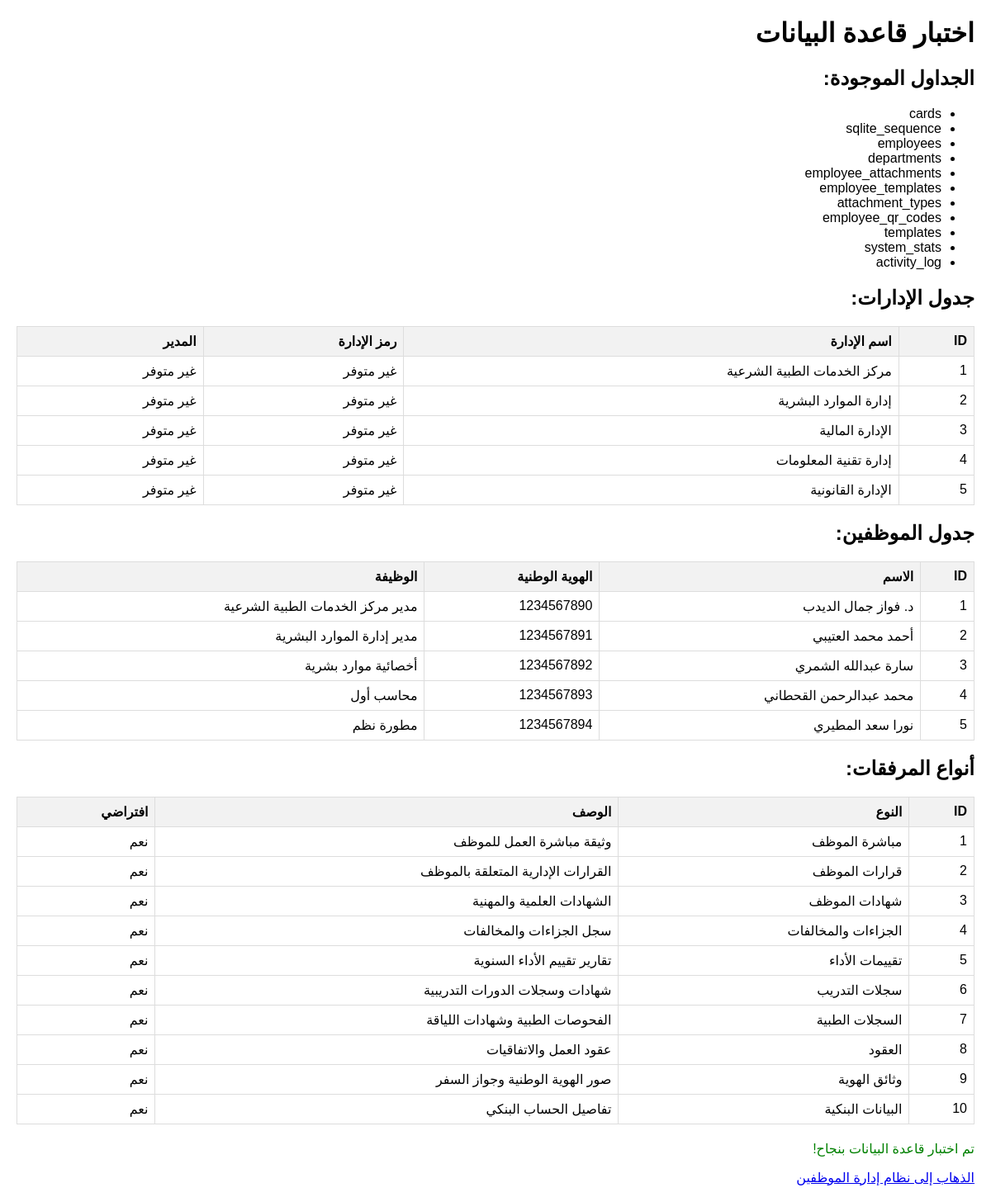
Screenshot of /test_database.php with the database file from the repository.
### tables this page shows
CREATE TABLE departments (
            id INTEGER PRIMARY KEY AUTOINCREMENT,
            department_name TEXT UNIQUE NOT NULL,
            created_at DATETIME DEFAULT CURRENT_TIMESTAMP
        , department_code TEXT, manager_name TEXT, manager_position TEXT, description TEXT, updated_at TEXT);

CREATE TABLE employees (
            id INTEGER PRIMARY KEY AUTOINCREMENT,
            employee_name TEXT NOT NULL,
            national_id TEXT UNIQUE NOT NULL,
            employee_number TEXT,
            position TEXT NOT NULL,
            nationality TEXT NOT NULL DEFAULT 'سعودي',
            department TEXT NOT NULL,
            qr_code_data TEXT,
            created_at DATETIME DEFAULT CURRENT_TIMESTAMP,
            updated_at DATETIME DEFAULT CURRENT_TIMESTAMP
        , hire_date DATE, phone TEXT, email TEXT, address TEXT, emergency_contact TEXT, emergency_phone TEXT, salary DECIMAL(10,2), status TEXT DEFAULT "نشط", photo_path TEXT, notes TEXT);

CREATE TABLE attachment_types (
            id INTEGER PRIMARY KEY AUTOINCREMENT,
            type_name TEXT UNIQUE NOT NULL,
            type_name_ar TEXT UNIQUE NOT NULL,
            description TEXT,
            is_default INTEGER DEFAULT 1,
            is_required INTEGER DEFAULT 0,
            file_extensions TEXT DEFAULT 'pdf,doc,docx,jpg,png',
            max_file_size INTEGER DEFAULT 5242880,
            icon_class TEXT DEFAULT 'fas fa-file',
            created_at DATETIME DEFAULT CURRENT_TIMESTAMP
        );

### test_database.php (the view, shortened to what this page needs)
<?php
try {
    $db = new SQLite3('db/cards.db');
    echo "<!DOCTYPE html>
    <html lang='ar' dir='rtl'>
    <head>
        <meta charset='UTF-8'>
        <title>اختبار قاعدة البيانات</title>
        <style>
            body { font-family: Arial, sans-serif; margin: 20px; }
            .success { color: green; }
            .error { color: red; }
            table { border-collapse: collapse; width: 100%; margin: 20px 0; }
            th, td { border: 1px solid #ddd; padding: 8px; text-align: right; }
            th { background-color: #f2f2f2; }
        </style>
    </head>
    <body>
        <h1>اختبار قاعدة البيانات</h1>";
    echo "<h2>الجداول الموجودة:</h2>";
    $result = $db->query("SELECT name FROM sqlite_master WHERE type='table'");
    echo "<ul>";
    while ($row = $result->fetchArray(SQLITE3_ASSOC)) {
        echo "<li>" . $row['name'] . "</li>";
    }
    echo "</ul>";
    echo "<h2>جدول الإدارات:</h2>";
    try {
        $result = $db->query("SELECT * FROM departments LIMIT 5");
        echo "<table>";
        echo "<tr><th>ID</th><th>اسم الإدارة</th><th>رمز الإدارة</th><th>المدير</th></tr>";
        while ($row = $result->fetchArray(SQLITE3_ASSOC)) {
            echo "<tr>";
            echo "<td>" . ($row['id'] ?? '') . "</td>";
            echo "<td>" . ($row['department_name'] ?? '') . "</td>";
            echo "<td>" . ($row['department_code'] ?? 'غير متوفر') . "</td>";
            echo "<td>" . ($row['manager_name'] ?? 'غير متوفر') . "</td>";
            echo "</tr>";
        }
        echo "</table>";
    } catch (Exception $e) {
        echo "<p class='error'>خطأ في جدول الإدارات: " . $e->getMessage() . "</p>";
    }
    echo "<h2>جدول الموظفين:</h2>";
    try {
        $result = $db->query("SELECT * FROM employees LIMIT 5");
        echo "<table>";
        echo "<tr><th>ID</th><th>الاسم</th><th>الهوية الوطنية</th><th>الوظيفة</th></tr>";
        while ($row = $result->fetchArray(SQLITE3_ASSOC)) {
            echo "<tr>";
            echo "<td>" . ($row['id'] ?? '') . "</td>";
            echo "<td>" . ($row['employee_name'] ?? '') . "</td>";
            echo "<td>" . ($row['national_id'] ?? '') . "</td>";
            echo "<td>" . ($row['position'] ?? '') . "</td>";
            echo "</tr>";
        }
        echo "</table>";
    } catch (Exception $e) {
        echo "<p class='error'>خطأ في جدول الموظفين: " . $e->getMessage() . "</p>";
    }
    echo "<h2>أنواع المرفقات:</h2>";
    try {
        $result = $db->query("SELECT * FROM attachment_types LIMIT 10");
        echo "<table>";
        echo "<tr><th>ID</th><th>النوع</th><th>الوصف</th><th>افتراضي</th></tr>";
        while ($row = $result->fetchArray(SQLITE3_ASSOC)) {
            echo "<tr>";
            echo "<td>" . ($row['id'] ?? '') . "</td>";
            echo "<td>" . ($row['type_name_ar'] ?? '') . "</td>";
            echo "<td>" . ($row['description'] ?? '') . "</td>";
            echo "<td>" . ($row['is_default'] ? 'نعم' : 'لا') . "</td>";
            echo "</tr>";
        }
        echo "</table>";
    } catch (Exception $e) {
        echo "<p class='error'>خطأ في جدول أنواع المرفقات: " . $e->getMessage() . "</p>";
    }
    echo "<p class='success'>تم اختبار قاعدة البيانات بنجاح!</p>";
    echo "<p><a href='employee_management.html'>الذهاب إلى نظام إدارة الموظفين</a></p>";
    echo "</body></html>";
} catch (Exception $e) {
    echo "<!DOCTYPE html>
    <html lang='ar' dir='rtl'>
    <head>
        <meta charset='UTF-8'>
        <title>خطأ في قاعدة البيانات</title>
    </head>
    <body>
        <h1 style='color: red;'>خطأ في الاتصال بقاعدة البيانات</h1>
        <p>" . $e->getMessage() . "</p>
    </body>
    </html>";
}
?>

### test_database.php (style rules this page uses)
body { font-family: Arial, sans-serif; margin: 20px; }
.success { color: green; }
table { border-collapse: collapse; width: 100%; margin: 20px 0; }
th, td { border: 1px solid #ddd; padding: 8px; text-align: right; }
th { background-color: #f2f2f2; }

### rows the page displays
departments: id "1", department_name "مركز الخدمات الطبية الشرعية", department_code "غير متوفر", manager_name "غير متوفر"
departments: id "2", department_name "إدارة الموارد البشرية", department_code "غير متوفر", manager_name "غير متوفر"
departments: id "3", department_name "الإدارة المالية", department_code "غير متوفر", manager_name "غير متوفر"
departments: id "4", department_name "إدارة تقنية المعلومات", department_code "غير متوفر", manager_name "غير متوفر"
departments: id "5", department_name "الإدارة القانونية", department_code "غير متوفر", manager_name "غير متوفر"
employees: id "1", employee_name "د. فواز جمال الديدب", national "1234567890", position "مدير مركز الخدمات الطبية الشرعية"
employees: id "2", employee_name "أحمد محمد العتيبي", national "1234567891", position "مدير إدارة الموارد البشرية"
employees: id "3", employee_name "سارة عبدالله الشمري", national "1234567892", position "أخصائية موارد بشرية"
employees: id "4", employee_name "محمد عبدالرحمن القحطاني", national "1234567893", position "محاسب أول"
employees: id "5", employee_name "نورا سعد المطيري", national "1234567894", position "مطورة نظم"
attachment_types: id "1", type_name_ar "مباشرة الموظف", description "وثيقة مباشرة العمل للموظف", is_default "نعم"
attachment_types: id "2", type_name_ar "قرارات الموظف", description "القرارات الإدارية المتعلقة بالموظف", is_default "نعم"
attachment_types: id "3", type_name_ar "شهادات الموظف", description "الشهادات العلمية والمهنية", is_default "نعم"
attachment_types: id "4", type_name_ar "الجزاءات والمخالفات", description "سجل الجزاءات والمخالفات", is_default "نعم"
attachment_types: id "5", type_name_ar "تقييمات الأداء", description "تقارير تقييم الأداء السنوية", is_default "نعم"
attachment_types: id "6", type_name_ar "سجلات التدريب", description "شهادات وسجلات الدورات التدريبية", is_default "نعم"
attachment_types: id "7", type_name_ar "السجلات الطبية", description "الفحوصات الطبية وشهادات اللياقة", is_default "نعم"
attachment_types: id "8", type_name_ar "العقود", description "عقود العمل والاتفاقيات", is_default "نعم"
attachment_types: id "9", type_name_ar "وثائق الهوية", description "صور الهوية الوطنية وجواز السفر", is_default "نعم"
attachment_types: id "10", type_name_ar "البيانات البنكية", description "تفاصيل الحساب البنكي", is_default "نعم"

### other values shown
$row['name'] "cards"
$row['name'] "sqlite_sequence"
$row['name'] "employees"
$row['name'] "departments"
$row['name'] "employee_attachments"
$row['name'] "employee_templates"
$row['name'] "attachment_types"
$row['name'] "employee_qr_codes"
$row['name'] "templates"
$row['name'] "system_stats"
$row['name'] "activity_log"
